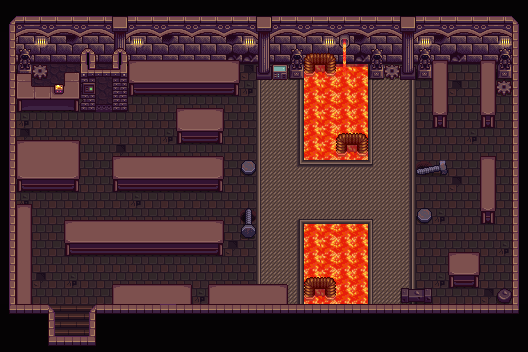

The image is a tile-based game level rendered from a .tmx file. Its description and source (layers, tilesets, objects; grid data summarised) follow:
An orthogonal 33x22 tile map with 16x16 px tiles, 4 tile layers (Back, Buildings, Front, AlwaysFront).

<map version="1.10" tiledversion="1.12.2" orientation="orthogonal" renderorder="right-down" width="33" height="22" tilewidth="16" tileheight="16" infinite="0" nextlayerid="12" nextobjectid="5">
 <properties>
  <property name="AmbientLight" value="255 255 255" />
  <property name="Music" value="Lava_Ambient" />
 </properties>
 <tileset firstgid="1" name="Werdon_Forge_Tiles" tilewidth="16" tileheight="16" tilecount="200" columns="20">
  <image source="Werdon_Forge_Tiles.png" width="320" height="160" />
  <tile id="11">
   <animation>
    <frame tileid="11" duration="200" />
    <frame tileid="12" duration="200" />
    <frame tileid="13" duration="200" />
    <frame tileid="14" duration="200" />
    <frame tileid="15" duration="200" />
    <frame tileid="16" duration="200" />
    <frame tileid="17" duration="200" />
    <frame tileid="18" duration="200" />
    <frame tileid="19" duration="200" />
   </animation>
  </tile>
  <tile id="35">
   <animation>
    <frame tileid="35" duration="200" />
    <frame tileid="36" duration="200" />
    <frame tileid="37" duration="200" />
    <frame tileid="38" duration="200" />
    <frame tileid="39" duration="200" />
    <frame tileid="31" duration="200" />
    <frame tileid="32" duration="200" />
    <frame tileid="33" duration="200" />
    <frame tileid="34" duration="200" />
   </animation>
  </tile>
  <tile id="52">
   <animation>
    <frame tileid="75" duration="8200" />
    <frame tileid="52" duration="100" />
    <frame tileid="53" duration="100" />
    <frame tileid="54" duration="100" />
    <frame tileid="55" duration="100" />
    <frame tileid="56" duration="100" />
    <frame tileid="57" duration="100" />
    <frame tileid="58" duration="100" />
    <frame tileid="59" duration="100" />
   </animation>
  </tile>
  <tile id="143">
   <animation>
    <frame tileid="143" duration="200" />
    <frame tileid="144" duration="200" />
    <frame tileid="145" duration="200" />
    <frame tileid="146" duration="200" />
    <frame tileid="147" duration="200" />
    <frame tileid="148" duration="200" />
   </animation>
  </tile>
  <tile id="163">
   <animation>
    <frame tileid="163" duration="200" />
    <frame tileid="164" duration="200" />
    <frame tileid="165" duration="200" />
    <frame tileid="166" duration="200" />
    <frame tileid="167" duration="200" />
    <frame tileid="168" duration="200" />
   </animation>
  </tile>
  <tile id="183">
   <animation>
    <frame tileid="183" duration="200" />
    <frame tileid="184" duration="200" />
    <frame tileid="185" duration="200" />
    <frame tileid="186" duration="200" />
    <frame tileid="187" duration="200" />
    <frame tileid="188" duration="200" />
   </animation>
  </tile>
 </tileset>
 <layer id="1" name="Back" width="33" height="22">
  <data>[726 cells, 687 non-empty, 32 distinct tile ids]</data>
 </layer>
 <layer id="2" name="Buildings" width="33" height="22">
  <data>[726 cells, 243 non-empty, 49 distinct tile ids]</data>
 </layer>
 <layer id="3" name="Front" width="33" height="22">
  <data>[726 cells, 192 non-empty, 32 distinct tile ids]</data>
 </layer>
 <layer id="11" name="AlwaysFront" width="33" height="22">
  <data>[726 cells, 5 non-empty, 5 distinct tile ids]</data>
 </layer>
</map>
